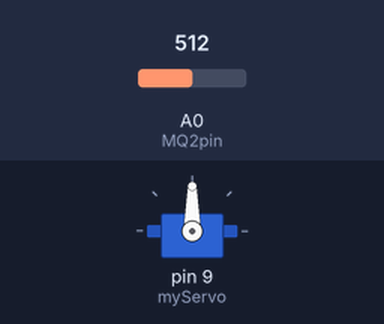
This sketch was run on a simulated Arduino Uno, built with avr-gcc and run on an emulated ATmega328P. On the bench: servo. The test bench sets the inputs (shaded band); at power-on: A0 (MQ2pin) = 512. What the sketch prints to the serial monitor is not drawn.

Above: at 20.05 s.
At 23.0 s:
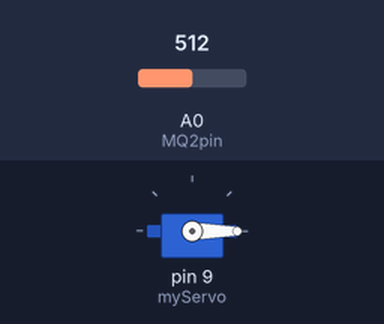
Timing chart, 0 to 26.9 s (numbered marks = the images above):
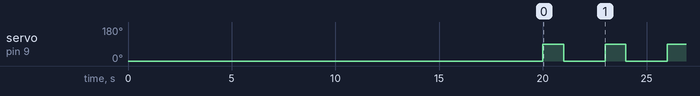

Measured:
- by itself, servo on pin 9 (myServo): alternates 90° for 1.0 s and 0° for 2.0 s

The sketch:

GasSensor_ServoMotor.ino
```cpp
#include <Servo.h>

#define MQ2pin A0  // Analog pin for MQ2 sensor
#define THRESHOLD 300 // Define a threshold value for gas detection

Servo myServo; // Create a Servo object
float sensorValue; // Variable to store sensor value

void setup() {
    Serial.begin(9600); // Set serial port to 9600
    Serial.println("MQ2 warming up!");
    delay(20000); // Allow the MQ2 to warm up

    myServo.attach(9); // Attach the servo to pin 9
    myServo.write(0); // Set initial position to 0 degrees
}

void loop() {
    sensorValue = analogRead(MQ2pin); // Read analog input from MQ2 sensor

    Serial.print("Sensor Value: ");
    Serial.println(sensorValue);

    if (sensorValue > THRESHOLD) {
        Serial.println("Gas detected! Rotating servo.");
        myServo.write(90); // Rotate servo to 90 degrees
        delay(1000); // Hold position for 1 second
        myServo.write(0); // Return to 0 degrees
    }

    delay(2000); // Wait 2s for the next reading
}
```
